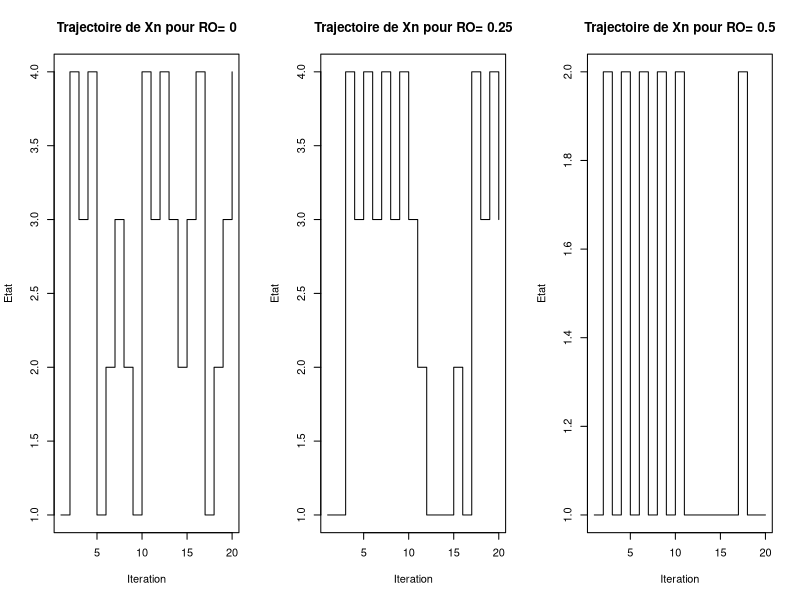
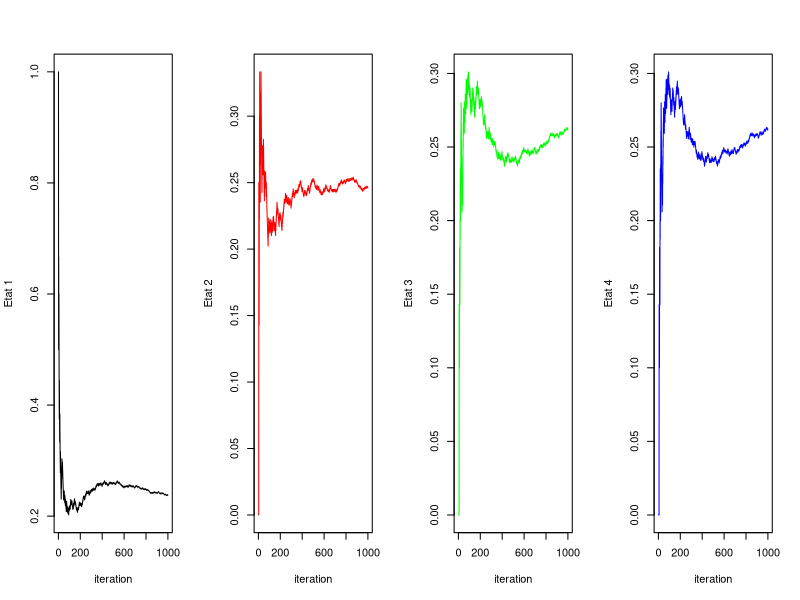
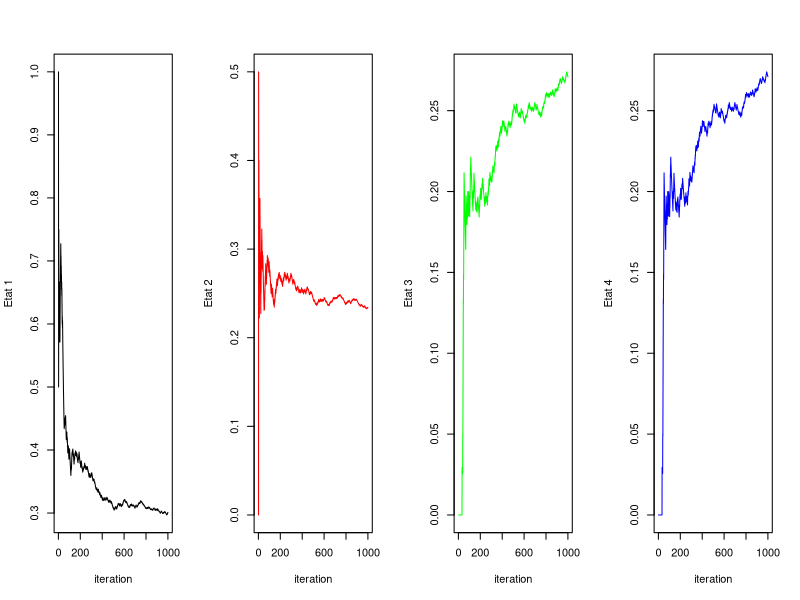
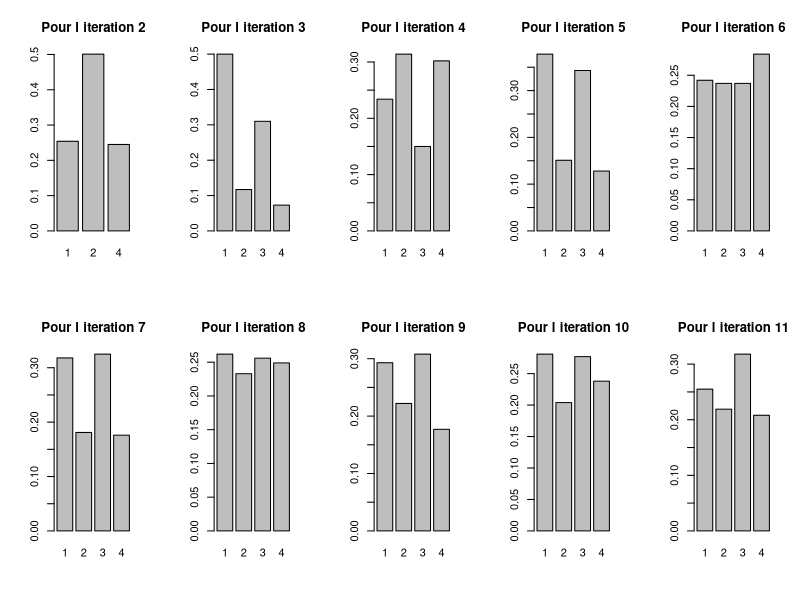
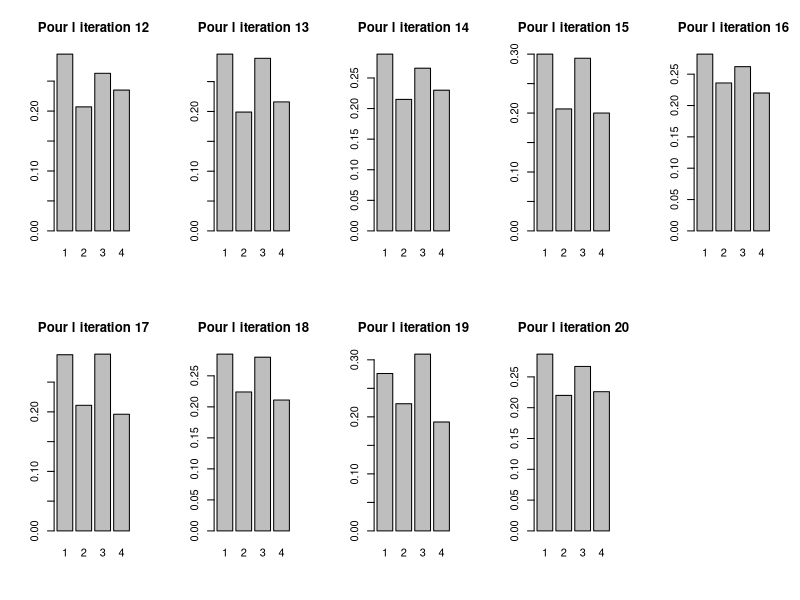
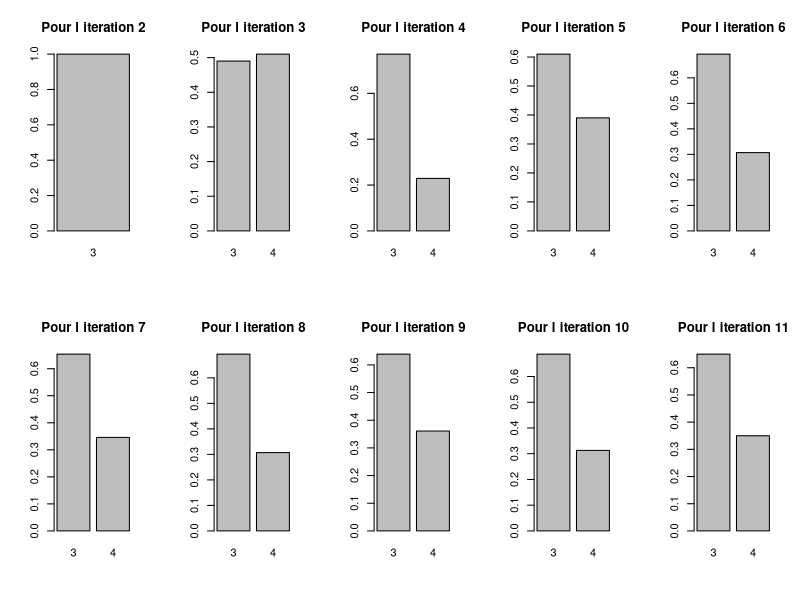
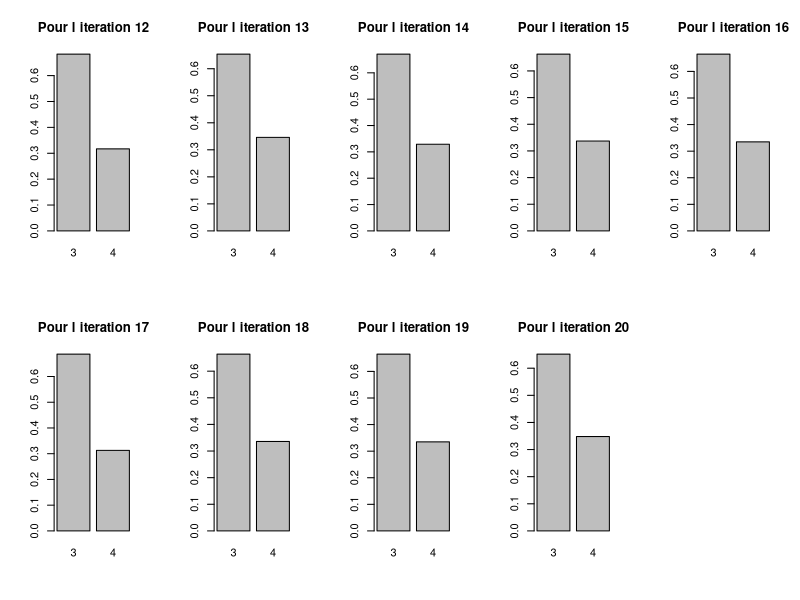
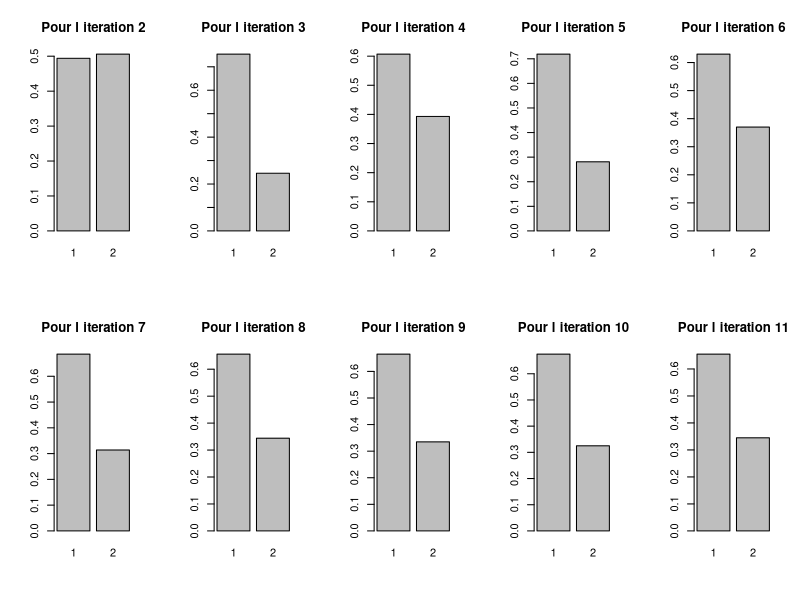

The R script that drew these images, in order:
## ---- chunk 1
#Fonction renvoyant l'etat suivant de la chaine
EtatSuiv=function(i,Q){
  lg=length(Q)
  p=Q[i,]
  p1 = c(0, p[1:lg-1])
  t = runif(1)
  u = (t > cumsum(p1)) & (t < cumsum(p))
  X = which(u==1)
  return (X)  
}
## ---- chunk 2
#Creation de la matrice Q
Q=function(RO){
  return(rbind(c(RO, 0.5, 0,0.5-RO), c(1/2+RO, 0, 1/2-RO,0),c(0, 1/2-RO ,RO, 1/2),c(0.5-RO,0,0.5+RO,0))) #Creation de la matrice
}
## ---- chunk 3
#Trajectoire de la chaine
n=20
Etat=rep(NA,20)
Etat[1]=1

par(mfrow=c(1,3))
for(Z in c(0,0.25,0.5)){
for(t in 2:n){     #n=20
  Etat[t]=EtatSuiv(Etat[t-1],Q(Z))   #Je stocke l état de chaque itération
}
Iteration=1:20
plot(Iteration,Etat,type="s",main = paste("Trajectoire de Xn pour RO=",Z))

}
## ---- chunk 4
#Fonction Renvoyant la loi invariante correspondante
LoiInv=function(M){
tM=t(M) #Transposé de M
Propres=eigen(tM)
pi=Propres$vectors[,1] / sum(Propres$vectors[,1])
return(pi)
}
## ---- chunk 5
pi0=LoiInv(Q(0))
print(pi0)
pi025=LoiInv(Q(0.25))
print(pi025)
pi050=LoiInv(Q(0.5))
print(pi050)
## ---- chunk 6
#Affichage des valeurs propres de Q(0.5)
print(eigen(Q(0.5)))
## ---- chunk 7
#fonction qui simule n etat
simul <- function(n,M,P0){
  X = rep(0,times=n)
  l = length(M)
  p1 = c(0,P0[1:l-1])
  t = runif(1)
  u = (t > cumsum(p1)) & (t < cumsum(P0))
  X[1] = which(u==1)
  
  for(i in 2:n){
    X[i]=EtatSuiv(X[i-1],M)
  }
  return (X)
}

P0 = c(1,0,0,0)

T=seq(1,1000)

#Pour Ro=0

X = simul(1000,Q(0),P0)
f1 = cumsum(X==1)/T
f2 = cumsum(X==2)/T
f3 = cumsum(X==3)/T
f4 = cumsum(X==4)/T

par(mfrow=c(1,4))
plot(f1,type='l',xlab=("iteration"),ylab=("Etat 1"))
plot(f2,type='l',col='red',xlab=("iteration"),ylab=("Etat 2"))
plot(f3,type='l',col='green',xlab=("iteration"),ylab=("Etat 3"))
plot(f3,type='l',col='blue',xlab=("iteration"),ylab=("Etat 4"))
## ---- chunk 8
#Pour Ro=0.25

X = simul(1000,Q(0.25),P0)
f1 = cumsum(X==1)/T
f2 = cumsum(X==2)/T
f3 = cumsum(X==3)/T
f4 = cumsum(X==4)/T

par(mfrow=c(1,4))
plot(f1,type='l',xlab=("iteration"),ylab=("Etat 1"))
plot(f2,type='l',col='red',xlab=("iteration"),ylab=("Etat 2"))
plot(f3,type='l',col='green',xlab=("iteration"),ylab=("Etat 3"))
plot(f3,type='l',col='blue',xlab=("iteration"),ylab=("Etat 4"))

## ---- chunk 9
#Simulation de 1000 trajectoires de 20 itérations
#Pour Ro=0.25
Trajectoires=matrix(0,1000,20)
for(cpt in 1:1000){
  Trajectoires[cpt,] = simul(20,Q(0.25),P0)
}
par(mfrow=c(2,5))
for(i in 2:20){
  barplot(table(Trajectoires[,i])/1000,beside=TRUE,main = paste('Pour l iteration',i))
}

## ---- chunk 10
Q0_partant_de_4=matrix(0,1000,20)
for(cpt in 1:1000){
  Q0_partant_de_4[cpt,] = simul(20,Q(0.5),c(0,0,0,1))
}
par(mfrow=c(2,5))
for(i in 2:20){
  barplot(table(Q0_partant_de_4[,i])/1000,beside=TRUE,main = paste('Pour l iteration',i))
}
## ---- chunk 11
Q0_partant_de_1=matrix(0,1000,20)
for(cpt in 1:1000){
  Q0_partant_de_1[cpt,] = simul(20,Q(0.5),c(1,0,0,0))
}
par(mfrow=c(2,5))
for(i in 2:20){
  barplot(table(Q0_partant_de_1[,i])/1000,beside=TRUE,main = paste('Pour l iteration',i))
}
## ---- chunk 12
#Fonction renvoyant le temps necéssaire pour revenir à l'état s
TempsRetour=function(s,Ro){
n=1
t=EtatSuiv(s,Q(Ro))
while(t != s){
t=EtatSuiv(t,Q(Ro))
n=n+1
}
return(n)
}
## ---- chunk 13
#Fonction qui retourne l'espérence
EstimerEsperence=function(s,Ro){
  somme=0
  for (i in 1:1000){
    somme=somme+TempsRetour(s,Ro)
  }
  return(somme/1000)
}
## ---- chunk 14
print(EstimerEsperence(1,0))    #esperence pour q=0
print(EstimerEsperence(1,0.25)) #esperence pour q=0.25
print(EstimerEsperence(1,0.5))  #esperence pour q=0.5
## ---- chunk 15
#partieb
Mu0=c(1/EstimerEsperence(1,0),1/EstimerEsperence(2,0),1/EstimerEsperence(3,0),1/EstimerEsperence(4,0))
Mu025=c(1/EstimerEsperence(1,0.25),1/EstimerEsperence(2,0.25),1/EstimerEsperence(3,0.25),1/EstimerEsperence(4,0.25))
Mu050=c(1/EstimerEsperence(1,0.5),1/EstimerEsperence(2,0.5),1/EstimerEsperence(3,0.5),1/EstimerEsperence(4,0.5))

print(Mu0)
print(Mu025)
print(Mu050)
## ---- chunk 16

f=function(u,v){
  return(exp(-10*(u*u-v)^2-(v-1/4)^4))
}
  

MetropolisHastings=function(i,sigma,n){
  X=matrix(NA,n,2)
  X[1,1]=i[1]
  X[1,2]=i[2]
  for (j in 2:n){
    eps=rnorm(2,0,sigma)
    ksi=X[j-1]+eps

   
    r=f(ksi[1],ksi[2])/f(X[j-1,1],X[j-1,2])

    u=runif(1,0,1)
    if(u<=r){
      X[j,1]=ksi[1]
      X[j,2]=ksi[2]
    }
    else{
      X[j,1]=X[j-1,1]
      X[j,2]=X[j-1,2]
    }
  }
  return(X)
}
## ---- chunk 17
#Algo Proposé
u=seq(-2,2,0.1)
v=seq(-2,2,0.1)
z=outer(u,v,f)
## ---- chunk 18
n=10000

P1=MetropolisHastings(c(1,0),0.1,n)
image(u,v,z,main=paste(" i=(1,0) sigma=0.1"))
points(P1)

P2=MetropolisHastings(c(1,0),1,n)
image(u,v,z,main=paste(" i=(1,0) sigma=1"))
points(P2)

P3=MetropolisHastings(c(1,0),1.9,n)
image(u,v,z,main=paste(" i=(1,0) sigma=1.9"))
points(P3)

P4=MetropolisHastings(c(2,0),0.1,n)
image(u,v,z,main=paste(" i=(2,0) sigma=0.1"))
points(P4)

P5=MetropolisHastings(c(2,0),1,n)
image(u,v,z,main=paste(" i=(2,0) sigma=1"))
points(P5)

P6=MetropolisHastings(c(2,0),1.9,n)
image(u,v,z,main=paste(" i=(2,0) sigma=1.9"))
points(P6)

## ---- chunk 19
#3
x0=c(1,0)

X0.1=MetropolisHastings(x0,0.1,1000)
f0.1 = cumsum(X0.1[,1])/(1:1000)
plot(1:1000,f0.1,type='l',col="black",ylim=c(-0.5,1))
legend("topright", paste(c("sigma=0.1", "sigma=1","sigma=1.5","sigma=2")),
       col=c("black","green","blue", "red"), lty=1, cex=0.8)

X1=MetropolisHastings(x0,1,1000)
f1 = cumsum(X1[,1])/(1:1000)
lines(1:1000,f1,type='l',col="green")

X1.5=MetropolisHastings(x0,1.5,1000)
f1.5 = cumsum(X1.5[,1])/(1:1000)
lines(1:1000,f1.5,type='l',col="blue")

X2=MetropolisHastings(x0,2,1000)
f2 = cumsum(X2[,1])/(1:1000)
lines(1:1000,f2,type='l',col="red")
## ---- chunk 20
Ehrenfest <- function (x,Q) 
{
  r = runif(1) # on simule une loi uniforme
  # on regarde ou la boule a le plus de chance d'être et on la déplace 
  if(r <= (x/N))
  {
    return(x-1)  
  }
  else
  {
    return(x+1)
  }
}

N=10
M=matrix(0,N+1,N+1)
for (i in 1:N) 
{
  M[i+1,i]=(i)/N
  M[i,i+1]=(N-i+1)/N 
}
## ---- chunk 21
simulation <- function (etat1, n,Mat)
{
  etats=rep(NA,n)
  etats[1]=etat1
  for (i in (2:n))
  {
    etats[i]= Ehrenfest(etats[i-1],Mat)
  }  
  return(etats)
}

a=(simulation(1,50,M))
plot ((1:50),a,type='s')
## ---- chunk 22
Pt= t(M)
P=eigen(Pt)

# normalise
x=P$vectors[,1]
x[1:11]=x[1:11]/sum(x)
PI=x  # loi stationnaire 
PI
#pour verifier  PI%*%M
## ---- chunk 23
k=0:10
p=0.5
pk=choose(N,k)*p^k*(1-p)^(N-k)
print(pk)
print(PI)
## ---- chunk 24
#question 5 
n=1000
b=simulation(1,n,M) # 1 simulation de 1000 étapes et on regarde combien de fois c'est dans l'état 1, 2,.. 11

f1=cumsum(b==1)/1:n
f2=cumsum(b==2)/1:n
f3=cumsum(b==3)/1:n
f4=cumsum(b==4)/1:n
f5=cumsum(b==5)/1:n
f6=cumsum(b==6)/1:n
f7=cumsum(b==7)/1:n
f8=cumsum(b==8)/1:n
f9=cumsum(b==9)/1:n
f10=cumsum(b==10)/1:n
f11=cumsum(b==11)/1:n

plot(f1,type='l',col='green',ylim=c(min(c(f1,f2,f3,f4,f5,f6,f7,f8,f9,f10,f11)),max(c(f1,f2,f3,f4,f5,f6,f7,f8,f9,f10,f11))))
lines(f2, col="pink")
lines(f3, col="red")
lines(f4,col="blue")
lines(f5, col="orange")
lines(f6, col="yellow")
lines(f7,col="black")
lines(f8, col="grey")
lines(f9, col="purple")
lines(f10,col="blue")
lines(f11, col="pink")
## ---- chunk 25
# ou est ce qu'ils sont à l'étape 5,50,100 pour 1000 simulations
n=100
f=matrix(NA,1000,3)
for (i in 1 :1000)
{
  f[i,]=simulation(1,n,M)[c(5,50,100)]
}

par(mfrow=c(1,3))
barplot(table(f[,1]),beside = TRUE)
barplot(table(f[,2]),beside = TRUE)
barplot(table(f[,3]),beside = TRUE)

